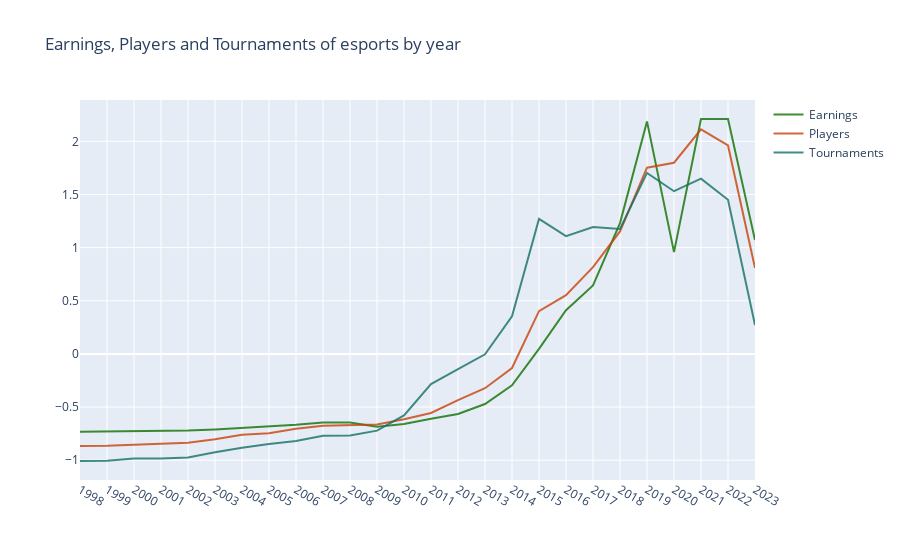

The code cell stored with this chart in its notebook:
### Code cell
trace1 = go.Scatter(
                    x = df_std_hist_anual['Date'],
                    y = df_std_hist_anual['Earnings'],
                    name = 'Earnings',
                    mode= 'lines',
                    marker = dict(color = 'rgba(16, 112, 2, 0.8)'))

trace2 = go.Scatter(
                    x = df_std_hist_anual['Date'],
                    y = df_std_hist_anual['Players'],
                    name = 'Players',
                    mode= 'lines',
                    marker = dict(color = 'rgba(200, 65, 10, 0.8)'))

trace3 = go.Scatter(
                    x = df_std_hist_anual['Date'],
                    y = df_std_hist_anual['Tournaments'],
                    name = 'Tournaments',
                    mode= 'lines',
                    marker = dict(color = 'rgba(20, 112, 100, 0.8)'))

data = [trace1, trace2, trace3]

layout = dict(title = 'Earnings, Players and Tournaments of esports by year',
             xaxis= dict(title= '')
           )

fig = go.Figure(data = data, layout=layout)

iplot(fig)

### Figure 1 — Plotly figure (JSON) as saved in the notebook; plotly's stock layout.template omitted (floating-point values rounded to 4 significant figures)
{"data": [{"marker": {"color": "rgba(16, 112, 2, 0.8)"}, "mode": "lines", "name": "Earnings", "type": "scatter", "x": ["1998", "1999", "2000", "2001", "2002", "2003", "2004", "2005", "2006", "2007", "2008", "2009", "2010", "2011", "2012", "2013", "2014", "2015", "2016", "2017", "2018", "2019", "2020", "2021", "2022", "2023"], "y": [-0.7317, -0.7301, -0.7246, -0.7226, -0.7215, -0.711, -0.6982, -0.6828, -0.667, -0.6462, -0.6451, -0.6849, -0.6602, -0.6112, -0.5661, -0.4714, -0.2951, 0.04783, 0.4109, 0.6444, 1.23, 2.187, 0.9577, 2.21, 2.21, 1.071]}, {"marker": {"color": "rgba(200, 65, 10, 0.8)"}, "mode": "lines", "name": "Players", "type": "scatter", "x": ["1998", "1999", "2000", "2001", "2002", "2003", "2004", "2005", "2006", "2007", "2008", "2009", "2010", "2011", "2012", "2013", "2014", "2015", "2016", "2017", "2018", "2019", "2020", "2021", "2022", "2023"], "y": [-0.8657, -0.8652, -0.8542, -0.8444, -0.8352, -0.8031, -0.762, -0.7463, -0.7046, -0.677, -0.6731, -0.6653, -0.6145, -0.5562, -0.4353, -0.3227, -0.1327, 0.4025, 0.5532, 0.8166, 1.152, 1.752, 1.798, 2.113, 1.961, 0.8088]}, {"marker": {"color": "rgba(20, 112, 100, 0.8)"}, "mode": "lines", "name": "Tournaments", "type": "scatter", "x": ["1998", "1999", "2000", "2001", "2002", "2003", "2004", "2005", "2006", "2007", "2008", "2009", "2010", "2011", "2012", "2013", "2014", "2015", "2016", "2017", "2018", "2019", "2020", "2021", "2022", "2023"], "y": [-1.008, -1.006, -0.9847, -0.9847, -0.9752, -0.9254, -0.8842, -0.8481, -0.8202, -0.7695, -0.7682, -0.7222, -0.5784, -0.2837, -0.1441, -0.003667, 0.3541, 1.27, 1.107, 1.194, 1.176, 1.703, 1.531, 1.649, 1.45, 0.2712]}], "layout": {"title": {"text": "Earnings, Players and Tournaments of esports by year"}, "xaxis": {"title": {"text": ""}}}}
